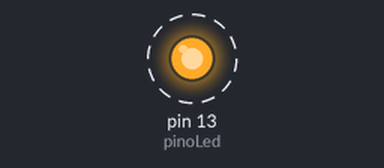
Bench run of a sketch on a simulated Arduino Uno, built with avr-gcc and run on an emulated ATmega328P. On the bench: output pins drawn as LEDs (lit = HIGH). Dashed ring = blinking.

Above: at 0.5 s.
Timing chart, 0 to 3.5 s (numbered marks = the images above):
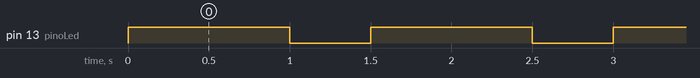

The sketch:

blink_01.ino
```cpp
int pinoLed = 13;

void setup()
{
  pinMode(pinoLed, OUTPUT);
}

void loop()
{
  digitalWrite(pinoLed, HIGH);
  delay(1000);
  digitalWrite(pinoLed, LOW);
  delay(500);
}
```

Measured:
- by itself, pin 13 (pinoLed): alternates HIGH for 1.0 s and LOW for 0.50 s
